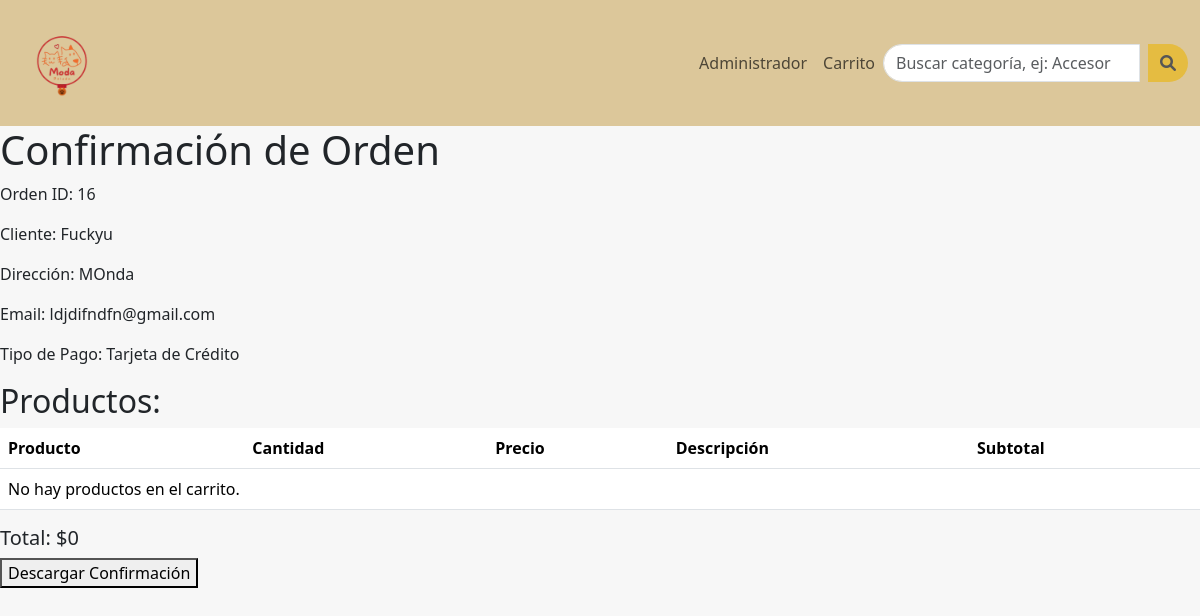
The app's page /checkout/confirmation/16/ with its own data.
### orders/models.py (models this page shows, shortened)
class Order(models.Model):
    PAYMENT_TYPE_CHOICES = [
        ('COD', 'Contraentrega'),
        ('CC', 'Tarjeta de Crédito'),
        ('EFTY', 'Efecty'),
    ]
    customer_name = models.CharField(max_length=100, verbose_name="Nombre del Cliente")
    payment_type = models.CharField(max_length=4, choices=PAYMENT_TYPE_CHOICES, verbose_name="Tipo de Pago")
    address = models.CharField(max_length=255, verbose_name="Dirección")
    email = models.EmailField(verbose_name="Correo Electrónico")
    products = models.ManyToManyField('products.Product', verbose_name="Productos en el Carrito")
    date = models.DateTimeField(auto_now_add=True, verbose_name="Fecha de la Orden")

### orders/views.py (the view, shortened to what this page needs)
# urls.py: path('checkout/confirmation/<int:order_id>/', orderViews.order_confirmation, name='order_confirmation'),
def order_confirmation(request, order_id):
    order = get_object_or_404(Order, id=order_id)
    products = order.products.all()
    product_count_in_cart = 0
    product_quantities = {}
    product_count_in_cart = len(product_quantities)
    products_with_quantities = []
    total = 0
    context = {'order': order, 'products': products,'products_with_quantities': products_with_quantities,'total': total,'product_count_in_cart': product_count_in_cart}
    response = render(request, 'orders/order_comfirmation.html', context)
    response.delete_cookie('product_ids')
    return response

### templates/orders/order_comfirmation.html (shortened to what this page needs)
{% extends "base.html" %}
{% block content %}
<!DOCTYPE html>
<html lang="en">
<head>
</head>
<body>
    <div id="orderConfirmation">
        <h1>Confirmación de Orden</h1>
        <p>Orden ID: {{ order.id }}</p>
        <p>Cliente: {{ order.customer_name }}</p>
        <p>Dirección: {{ order.address }}</p>
        <p>Email: {{ order.email }}</p>
        <p>Tipo de Pago: {{ order.get_payment_type_display }}</p>
        <h2>Productos:</h2>
        <div class="card-body p-0">
            <table class="table mb-0">
                <thead>
                    <tr>
                        <th>Producto</th>
                        <th>Cantidad</th>
                        <th>Precio</th>
                        <th>Descripción</th>
                        <th>Subtotal</th>
                    </tr>
                </thead>
                <tbody>
                {% for item in products_with_quantities %}
                    <tr>
                        <td>{{ item.product.name }}</td>
                        <td>{{ item.quantity }}</td>
                        <td>$ {{ item.product.price }}</td>
                        <td>{{ item.product.description }}</td>
                        <td>$ {{ item.subtotal }}</td>
                    </tr>
                {% empty %}
                    <tr>
                        <td colspan="6">No hay productos en el carrito.</td>
                    </tr>
                {% endfor %}
                </tbody>
            </table>
        </div>
        <div class="d-flex justify-content-between align-items-center mt-3">
            <h5>Total: ${{ total }}</h5>
        </div>
    </div>
    <button onclick="downloadConfirmation()">Descargar Confirmación</button>
</body>
</html>
{% endblock %}

### templates/base.html (style rules this page uses)
body { background-color: #f7f7f7; }

### records on screen
Order: id "16", customer_name "Fuckyu", address "MOnda", email "ldjdifndfn@gmail.com", payment_type "Tarjeta de Crédito"

### other values on screen
{{ total }} "0"
